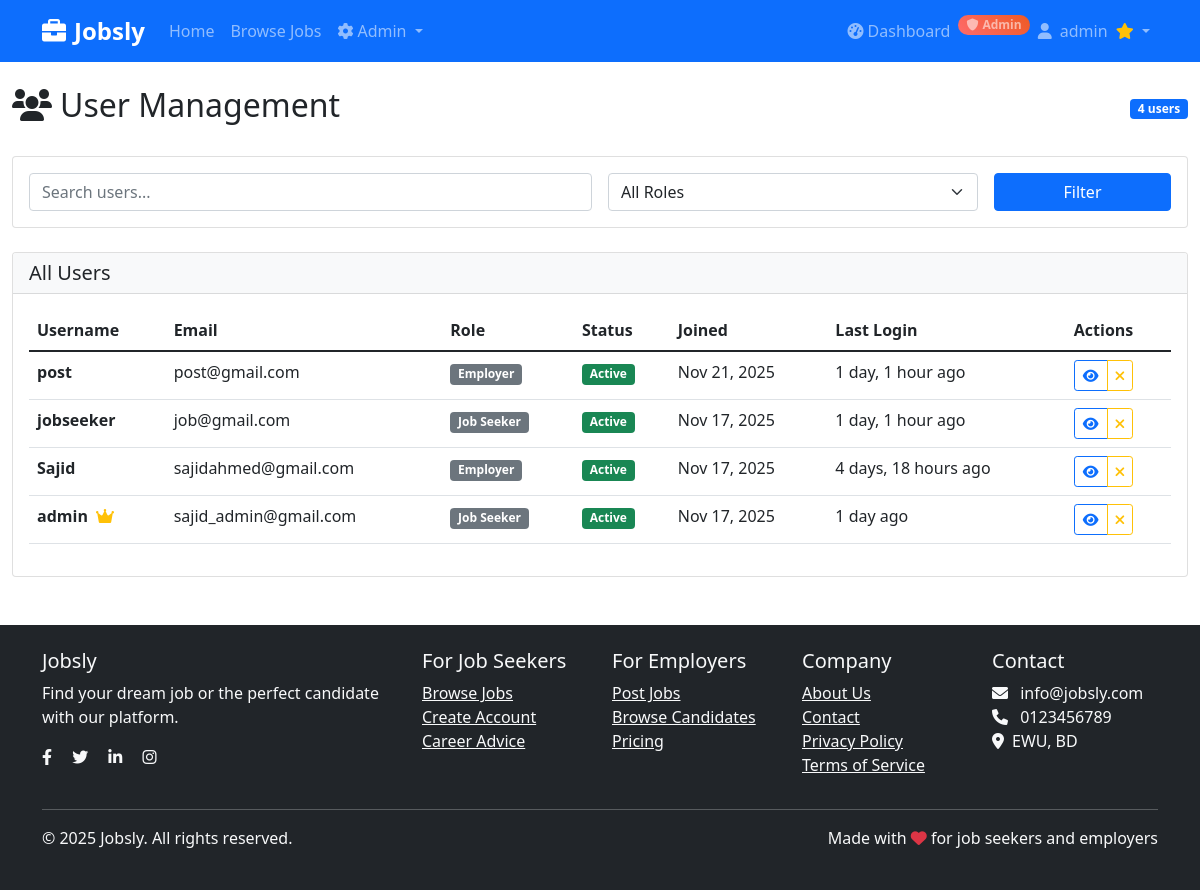
Page /accounts/admin/users/ (signed in) on the committed database.
### accounts/models.py (models this page shows, shortened)
class User(AbstractUser):
    ROLE_CHOICES = (
        ('applicant', 'Job Seeker'),
        ('employer', 'Employer'),
        ('admin', 'Admin'),
    )
    role = models.CharField(max_length=20, choices=ROLE_CHOICES, default='applicant')
    phone = models.CharField(max_length=15, blank=True)
    email = models.EmailField(unique=True)

### accounts/views.py (the view, shortened to what this page needs)
# urls.py: path('admin/users/', views.admin_user_management, name='admin_user_management'),
@login_required
@staff_member_required
def admin_user_management(request):
    if not request.user.is_staff:
        messages.error(request, 'Access denied.')
        return redirect('home')
    users = User.objects.all().order_by('-date_joined')
    role_filter = request.GET.get('role')
    if role_filter:
        users = users.filter(role=role_filter)
    search_query = request.GET.get('search')
    paginator = Paginator(users, 20)
    page_number = request.GET.get('page')
    page_obj = paginator.get_page(page_number)
    context = {
        'page_obj': page_obj,
        'total_users': users.count(),
    }
    return render(request, 'accounts/admin_user_management.html', context)

### templates/accounts/admin_user_management.html (shortened to what this page needs)
{% extends 'base.html' %}
{% block content %}
<div class="container-fluid mt-4">
    <div class="row">
        <div class="col-12">
            <div class="d-flex justify-content-between align-items-center mb-4">
                <h2><i class="fas fa-users me-2"></i>User Management</h2>
                <span class="badge bg-primary">{{ total_users }} users</span>
            </div>
        </div>
    </div>
    <div class="card mb-4">
        <div class="card-body">
            <form method="get" class="row g-3">
                <div class="col-md-6">
                    <input type="text" name="search" class="form-control" placeholder="Search users..." value="{{ request.GET.search }}">
                </div>
                <div class="col-md-4">
                    <select name="role" class="form-select">
                        <option value="">All Roles</option>
                    </select>
                </div>
                <div class="col-md-2">
                    <button type="submit" class="btn btn-primary w-100">Filter</button>
                </div>
            </form>
        </div>
    </div>
    <div class="card">
        <div class="card-header bg-light">
            <h5 class="mb-0">All Users</h5>
        </div>
        <div class="card-body">
            {% if page_obj %}
            <div class="table-responsive">
                <table class="table table-hover">
                    <thead>
                        <tr>
                            <th>Username</th>
                            <th>Email</th>
                            <th>Role</th>
                            <th>Status</th>
                            <th>Joined</th>
                            <th>Last Login</th>
                            <th>Actions</th>
                        </tr>
                    </thead>
                    <tbody>
                        {% for user in page_obj %}
                        <tr>
                            <td>
                                <strong>{{ user.username }}</strong>
                                {% if user.is_staff %}
                                <i class="fas fa-crown text-warning ms-1" title="Admin"></i>
                                {% endif %}
                            </td>
                            <td>{{ user.email }}</td>
                            <td>
                                <span class="badge bg-secondary">{{ user.get_role_display }}</span>
                            </td>
                            <td>
                                <span class="badge bg-{% if user.is_active %}success{% else %}danger{% endif %}">
                                    {{ user.is_active|yesno:"Active,Inactive" }}
                                </span>
                            </td>
                            <td>{{ user.date_joined|date:"M d, Y" }}</td>
                            <td>
                                {% if user.last_login %}
                                {{ user.last_login|timesince }} ago
                                {% else %}
                                <span class="text-muted">Never</span>
                                {% endif %}
                            </td>
                            <td>
                                <div class="btn-group btn-group-sm">
                                    <a href="{% url 'admin_user_detail' user.id %}" class="btn btn-outline-primary" title="View Details">
                                        <i class="fas fa-eye"></i>
                                    </a>
                                    <a href="{% url 'admin_toggle_user_active' user.id %}" class="btn btn-outline-{% if user.is_active %}warning{% else %}success{% endif %}" title="{% if user.is_active %}Deactivate{% else %}Activate{% endif %}">
                                        <i class="fas fa-{% if user.is_active %}times{% else %}check{% endif %}"></i>
                                    </a>
                                </div>
                            </td>
                        </tr>
                        {% endfor %}
                    </tbody>
                </table>
            </div>
            {% else %}
            <div class="text-center py-5">
                <i class="fas fa-users fa-3x text-muted mb-3"></i>
                <h4>No Users Found</h4>
                <p class="text-muted">No users match your search criteria.</p>
            </div>
            {% endif %}
        </div>
    </div>
</div>
{% endblock %}

### templates/base.html (shortened to what this page needs)
<!DOCTYPE html>
<html lang="en">
<head>
    <link href="https://cdn.jsdelivr.net/npm/bootstrap@5.1.3/dist/css/bootstrap.min.css" rel="stylesheet">
    <link href="https://cdnjs.cloudflare.com/ajax/libs/font-awesome/6.0.0/css/all.min.css" rel="stylesheet">
</head>
<body>
    <nav class="navbar navbar-expand-lg navbar-dark bg-primary">
        <div class="container">
            <a class="navbar-brand" href="{% url 'home' %}">
                <i class="fas fa-briefcase me-2"></i>Jobsly
            </a>
            <div class="collapse navbar-collapse" id="navbarNav">
                <ul class="navbar-nav me-auto">
                    <li class="nav-item">
                        <a class="nav-link" href="{% url 'home' %}">Home</a>
                    </li>
                    <li class="nav-item">
                        <a class="nav-link" href="{% url 'job_list' %}">Browse Jobs</a>
                    </li>
                    {% if user.is_authenticated and user.is_staff %}
                    <li class="nav-item dropdown">
                        <a class="nav-link dropdown-toggle" href="#" id="adminDropdown" role="button" data-bs-toggle="dropdown">
                            <i class="fas fa-cog me-1"></i>Admin
                        </a>
                    </li>
                    {% endif %}
                </ul>
                <ul class="navbar-nav">
                    {% if user.is_authenticated %}
                        {% if user.role == 'applicant' %}
                            <li class="nav-item">
                                <a class="nav-link" href="{% url 'applicant_dashboard' %}">
                                    <i class="fas fa-tachometer-alt me-1"></i>Dashboard
                                </a>
                            </li>
                        {% endif %}
                        {% if user.is_staff %}
                        <li class="nav-item">
                            <span class="nav-link admin-badge badge rounded-pill">
                                <i class="fas fa-shield-alt me-1"></i>Admin
                            </span>
                        </li>
                        {% endif %}
                        <li class="nav-item dropdown">
                            <a class="nav-link dropdown-toggle" href="#" id="navbarDropdown" role="button" data-bs-toggle="dropdown">
                                <i class="fas fa-user me-1"></i>
                                {{ user.username }}
                                {% if user.is_staff %}
                                <i class="fas fa-star text-warning ms-1"></i>
                                {% endif %}
                            </a>
                        </li>
                    {% endif %}
                </ul>
            </div>
        </div>
    </nav>
    <main>
        {% block content %}
        {% endblock %}
    </main>
    <footer class="bg-dark text-light py-4 mt-5">
        <div class="container">
            <div class="row">
                <div class="col-md-4">
                    <h5>Jobsly</h5>
                    <p>Find your dream job or the perfect candidate with our platform.</p>
                    <div class="social-links">
                        <a href="#" class="text-light me-3"><i class="fab fa-facebook-f"></i></a>
                        <a href="#" class="text-light me-3"><i class="fab fa-twitter"></i></a>
                        <a href="#" class="text-light me-3"><i class="fab fa-linkedin-in"></i></a>
                        <a href="#" class="text-light"><i class="fab fa-instagram"></i></a>
                    </div>
                </div>
                <div class="col-md-2">
                    <h5>For Job Seekers</h5>
                    <ul class="list-unstyled">
                        <li><a href="{% url 'job_list' %}" class="text-light">Browse Jobs</a></li>
                        <li><a href="{% url 'register' %}" class="text-light">Create Account</a></li>
                        <li><a href="#" class="text-light">Career Advice</a></li>
                    </ul>
                </div>
                <div class="col-md-2">
                    <h5>For Employers</h5>
                    <ul class="list-unstyled">
                        <li><a href="{% url 'register' %}" class="text-light">Post Jobs</a></li>
                        <li><a href="#" class="text-light">Browse Candidates</a></li>
                        <li><a href="#" class="text-light">Pricing</a></li>
                    </ul>
                </div>
                <div class="col-md-2">
                    <h5>Company</h5>
                    <ul class="list-unstyled">
                        <li><a href="{% url 'home' %}" class="text-light">About Us</a></li>
                        <li><a href="#" class="text-light">Contact</a></li>
                        <li><a href="#" class="text-light">Privacy Policy</a></li>
                        <li><a href="#" class="text-light">Terms of Service</a></li>
                    </ul>
                </div>
                <div class="col-md-2">
                    <h5>Contact</h5>
                    <ul class="list-unstyled">
                        <li><i class="fas fa-envelope me-2"></i> info@jobsly.com</li>
                        <li><i class="fas fa-phone me-2"></i> 0123456789</li>
                        <li><i class="fas fa-map-marker-alt me-2"></i>EWU, BD</li>
                    </ul>
                </div>
            </div>
            <hr class="bg-light">
            <div class="row">
                <div class="col-md-6">
                    <p>&copy; 2025 Jobsly. All rights reserved.</p>
                </div>
                <div class="col-md-6 text-end">
                    <p>Made with <i class="fas fa-heart text-danger"></i> for job seekers and employers</p>
                </div>
            </div>
        </div>
    </footer>
</body>
</html>

### templates/base.html (style rules this page uses)
.navbar-brand { font-weight: bold; font-size: 1.5rem; }
.admin-badge { background: linear-gradient(45deg, #ff6b6b, #ee5a24); }

### rows in the picture
User: username "admin", is_staff True (drawn), email "sajid_admin@gmail.com", role "Job Seeker", is_active "Active", date_joined "Nov 17, 2025", last_login "1 day"
User: username "post", email "post@gmail.com", role "Employer", is_active "Active", date_joined "Nov 21, 2025", last_login "1 day, 1 hour"
User: username "jobseeker", email "job@gmail.com", role "Job Seeker", is_active "Active", date_joined "Nov 17, 2025", last_login "1 day, 1 hour"
User: username "Sajid", email "sajidahmed@gmail.com", role "Employer", is_active "Active", date_joined "Nov 17, 2025", last_login "4 days, 18 hours"

### other values in the picture
{{ total_users }} "4"
